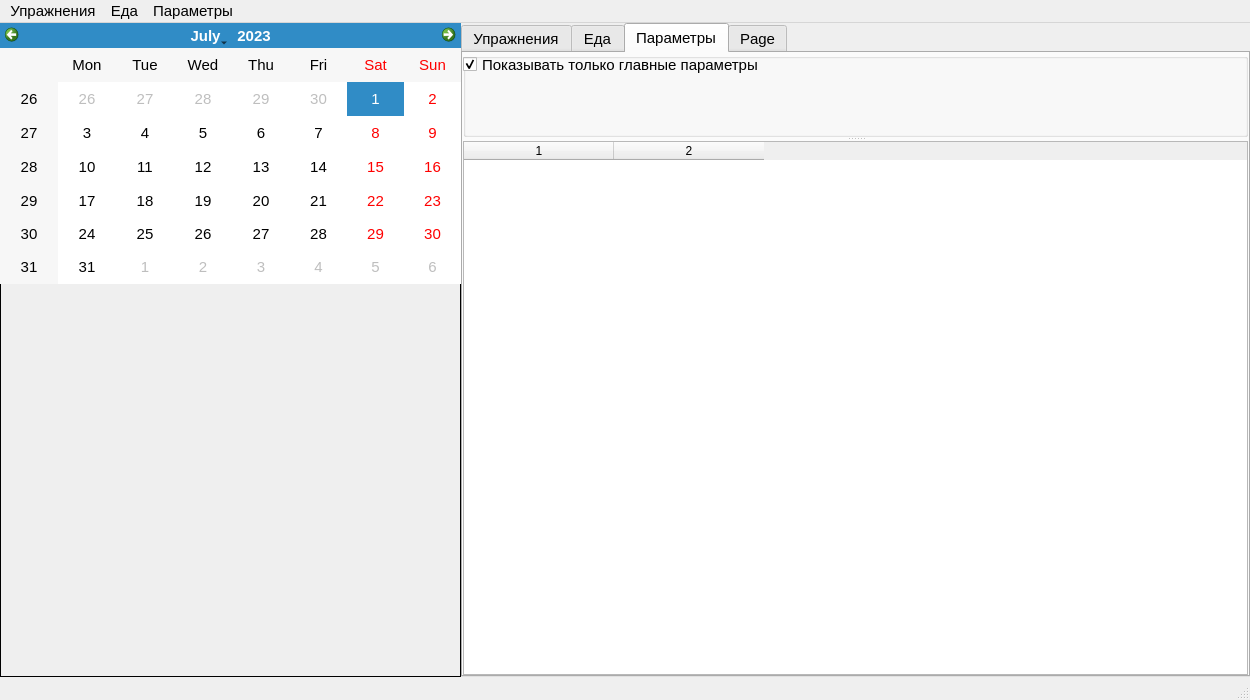
<?xml version="1.0" encoding="UTF-8"?>
<ui version="4.0">
 <class>MainWindow</class>
 <widget class="QMainWindow" name="MainWindow">
  <property name="geometry">
   <rect>
    <x>0</x>
    <y>0</y>
    <width>1250</width>
    <height>700</height>
   </rect>
  </property>
  <property name="font">
   <font>
    <pointsize>11</pointsize>
   </font>
  </property>
  <property name="windowTitle">
   <string>Дневник</string>
  </property>
  <property name="animated">
   <bool>false</bool>
  </property>
  <widget class="QWidget" name="centralwidget">
   <layout class="QHBoxLayout" name="horizontalLayout">
    <property name="spacing">
     <number>0</number>
    </property>
    <property name="leftMargin">
     <number>0</number>
    </property>
    <property name="topMargin">
     <number>0</number>
    </property>
    <property name="rightMargin">
     <number>0</number>
    </property>
    <property name="bottomMargin">
     <number>0</number>
    </property>
    <item>
     <widget class="QFrame" name="frameLeft">
      <property name="minimumSize">
       <size>
        <width>461</width>
        <height>0</height>
       </size>
      </property>
      <property name="frameShape">
       <enum>QFrame::Panel</enum>
      </property>
      <widget class="QCalendarWidget" name="diaryDate">
       <property name="geometry">
        <rect>
         <x>0</x>
         <y>0</y>
         <width>461</width>
         <height>261</height>
        </rect>
       </property>
       <property name="selectedDate">
        <date>
         <year>2023</year>
         <month>7</month>
         <day>1</day>
        </date>
       </property>
       <property name="gridVisible">
        <bool>false</bool>
       </property>
      </widget>
     </widget>
    </item>
    <item>
     <widget class="QTabWidget" name="tabsRegistered">
      <property name="currentIndex">
       <number>2</number>
      </property>
      <widget class="QSplitter" name="tabExercises">
       <property name="sizePolicy">
        <sizepolicy hsizetype="Expanding" vsizetype="Expanding">
         <horstretch>0</horstretch>
         <verstretch>0</verstretch>
        </sizepolicy>
       </property>
       <property name="orientation">
        <enum>Qt::Vertical</enum>
       </property>
       <property name="opaqueResize">
        <bool>true</bool>
       </property>
       <property name="childrenCollapsible">
        <bool>false</bool>
       </property>
       <attribute name="title">
        <string>Упражнения</string>
       </attribute>
       <widget class="QTableWidget" name="tableExcercises">
        <property name="sizePolicy">
         <sizepolicy hsizetype="Preferred" vsizetype="Preferred">
          <horstretch>0</horstretch>
          <verstretch>0</verstretch>
         </sizepolicy>
        </property>
        <property name="editTriggers">
         <set>QAbstractItemView::NoEditTriggers</set>
        </property>
        <property name="alternatingRowColors">
         <bool>true</bool>
        </property>
        <property name="selectionMode">
         <enum>QAbstractItemView::SingleSelection</enum>
        </property>
        <property name="selectionBehavior">
         <enum>QAbstractItemView::SelectRows</enum>
        </property>
        <property name="showGrid">
         <bool>true</bool>
        </property>
        <property name="columnCount">
         <number>3</number>
        </property>
        <attribute name="horizontalHeaderDefaultSectionSize">
         <number>150</number>
        </attribute>
        <attribute name="horizontalHeaderHighlightSections">
         <bool>false</bool>
        </attribute>
        <attribute name="verticalHeaderVisible">
         <bool>false</bool>
        </attribute>
        <attribute name="verticalHeaderDefaultSectionSize">
         <number>24</number>
        </attribute>
        <attribute name="verticalHeaderHighlightSections">
         <bool>false</bool>
        </attribute>
        <column/>
        <column/>
        <column/>
       </widget>
       <widget class="QLabel" name="totalExercises">
        <property name="minimumSize">
         <size>
          <width>0</width>
          <height>18</height>
         </size>
        </property>
        <property name="maximumSize">
         <size>
          <width>16777215</width>
          <height>18</height>
         </size>
        </property>
        <property name="frameShadow">
         <enum>QFrame::Plain</enum>
        </property>
        <property name="text">
         <string>TextLabel</string>
        </property>
        <property name="textFormat">
         <enum>Qt::PlainText</enum>
        </property>
        <property name="textInteractionFlags">
         <set>Qt::LinksAccessibleByMouse|Qt::TextSelectableByMouse</set>
        </property>
       </widget>
       <widget class="QTableWidget" name="tableExerciseDetails">
        <property name="sizePolicy">
         <sizepolicy hsizetype="Preferred" vsizetype="Preferred">
          <horstretch>0</horstretch>
          <verstretch>0</verstretch>
         </sizepolicy>
        </property>
        <property name="editTriggers">
         <set>QAbstractItemView::NoEditTriggers</set>
        </property>
        <property name="alternatingRowColors">
         <bool>true</bool>
        </property>
        <property name="selectionMode">
         <enum>QAbstractItemView::SingleSelection</enum>
        </property>
        <property name="selectionBehavior">
         <enum>QAbstractItemView::SelectRows</enum>
        </property>
        <property name="columnCount">
         <number>2</number>
        </property>
        <attribute name="horizontalHeaderDefaultSectionSize">
         <number>150</number>
        </attribute>
        <attribute name="verticalHeaderVisible">
         <bool>false</bool>
        </attribute>
        <attribute name="verticalHeaderDefaultSectionSize">
         <number>24</number>
        </attribute>
        <attribute name="verticalHeaderHighlightSections">
         <bool>false</bool>
        </attribute>
        <column/>
        <column/>
       </widget>
       <widget class="QLabel" name="totalTime">
        <property name="enabled">
         <bool>true</bool>
        </property>
        <property name="minimumSize">
         <size>
          <width>18</width>
          <height>0</height>
         </size>
        </property>
        <property name="text">
         <string>TextLabel</string>
        </property>
        <property name="alignment">
         <set>Qt::AlignLeading|Qt::AlignLeft|Qt::AlignVCenter</set>
        </property>
       </widget>
      </widget>
      <widget class="QSplitter" name="tabFood">
       <property name="sizePolicy">
        <sizepolicy hsizetype="Expanding" vsizetype="Expanding">
         <horstretch>0</horstretch>
         <verstretch>0</verstretch>
        </sizepolicy>
       </property>
       <property name="orientation">
        <enum>Qt::Vertical</enum>
       </property>
       <property name="childrenCollapsible">
        <bool>false</bool>
       </property>
       <attribute name="title">
        <string>Еда</string>
       </attribute>
       <widget class="QTableWidget" name="tableFoodIncome">
        <property name="minimumSize">
         <size>
          <width>150</width>
          <height>0</height>
         </size>
        </property>
        <property name="editTriggers">
         <set>QAbstractItemView::NoEditTriggers</set>
        </property>
        <property name="alternatingRowColors">
         <bool>true</bool>
        </property>
        <property name="selectionMode">
         <enum>QAbstractItemView::SingleSelection</enum>
        </property>
        <property name="selectionBehavior">
         <enum>QAbstractItemView::SelectRows</enum>
        </property>
        <property name="showGrid">
         <bool>true</bool>
        </property>
        <property name="columnCount">
         <number>2</number>
        </property>
        <attribute name="horizontalHeaderDefaultSectionSize">
         <number>150</number>
        </attribute>
        <attribute name="horizontalHeaderHighlightSections">
         <bool>false</bool>
        </attribute>
        <attribute name="verticalHeaderVisible">
         <bool>false</bool>
        </attribute>
        <attribute name="verticalHeaderDefaultSectionSize">
         <number>24</number>
        </attribute>
        <attribute name="verticalHeaderHighlightSections">
         <bool>false</bool>
        </attribute>
        <column/>
        <column/>
       </widget>
       <widget class="QTabWidget" name="tabsFoodContent">
        <property name="minimumSize">
         <size>
          <width>0</width>
          <height>150</height>
         </size>
        </property>
        <property name="currentIndex">
         <number>-1</number>
        </property>
       </widget>
      </widget>
      <widget class="QSplitter" name="tabTracking">
       <property name="sizePolicy">
        <sizepolicy hsizetype="Expanding" vsizetype="Expanding">
         <horstretch>0</horstretch>
         <verstretch>0</verstretch>
        </sizepolicy>
       </property>
       <property name="maximumSize">
        <size>
         <width>16777215</width>
         <height>16777215</height>
        </size>
       </property>
       <property name="orientation">
        <enum>Qt::Vertical</enum>
       </property>
       <property name="childrenCollapsible">
        <bool>false</bool>
       </property>
       <attribute name="title">
        <string>Параметры</string>
       </attribute>
       <widget class="QGroupBox" name="groupBox">
        <property name="minimumSize">
         <size>
          <width>0</width>
          <height>20</height>
         </size>
        </property>
        <widget class="QCheckBox" name="chkShowNonMainParameters">
         <property name="geometry">
          <rect>
           <x>0</x>
           <y>0</y>
           <width>341</width>
           <height>23</height>
          </rect>
         </property>
         <property name="sizePolicy">
          <sizepolicy hsizetype="Minimum" vsizetype="Minimum">
           <horstretch>0</horstretch>
           <verstretch>0</verstretch>
          </sizepolicy>
         </property>
         <property name="text">
          <string>Показывать только главные параметры</string>
         </property>
         <property name="checked">
          <bool>true</bool>
         </property>
        </widget>
       </widget>
       <widget class="QTableWidget" name="tableParameter">
        <property name="minimumSize">
         <size>
          <width>150</width>
          <height>0</height>
         </size>
        </property>
        <property name="editTriggers">
         <set>QAbstractItemView::NoEditTriggers</set>
        </property>
        <property name="alternatingRowColors">
         <bool>true</bool>
        </property>
        <property name="selectionMode">
         <enum>QAbstractItemView::SingleSelection</enum>
        </property>
        <property name="selectionBehavior">
         <enum>QAbstractItemView::SelectRows</enum>
        </property>
        <property name="showGrid">
         <bool>true</bool>
        </property>
        <property name="columnCount">
         <number>2</number>
        </property>
        <attribute name="horizontalHeaderDefaultSectionSize">
         <number>150</number>
        </attribute>
        <attribute name="horizontalHeaderHighlightSections">
         <bool>false</bool>
        </attribute>
        <attribute name="verticalHeaderVisible">
         <bool>false</bool>
        </attribute>
        <attribute name="verticalHeaderDefaultSectionSize">
         <number>24</number>
        </attribute>
        <attribute name="verticalHeaderHighlightSections">
         <bool>false</bool>
        </attribute>
        <column/>
        <column/>
       </widget>
      </widget>
      <widget class="QSplitter" name="tabNotes">
       <property name="orientation">
        <enum>Qt::Horizontal</enum>
       </property>
       <attribute name="title">
        <string>Page</string>
       </attribute>
      </widget>
     </widget>
    </item>
   </layout>
  </widget>
  <widget class="QMenuBar" name="menubar">
   <property name="geometry">
    <rect>
     <x>0</x>
     <y>0</y>
     <width>1250</width>
     <height>26</height>
    </rect>
   </property>
   <widget class="QMenu" name="menuFile">
    <property name="title">
     <string>Упражнения</string>
    </property>
    <addaction name="actionAddExercise"/>
   </widget>
   <widget class="QMenu" name="menu">
    <property name="title">
     <string>Еда</string>
    </property>
    <addaction name="actionAddFoodIntake"/>
   </widget>
   <widget class="QMenu" name="menuParameters">
    <property name="title">
     <string>Параметры</string>
    </property>
    <addaction name="actionAddParameter"/>
   </widget>
   <addaction name="menuFile"/>
   <addaction name="menu"/>
   <addaction name="menuParameters"/>
  </widget>
  <widget class="QStatusBar" name="statusbar"/>
  <action name="actionAddExercise">
   <property name="text">
    <string>Добавить упражнение</string>
   </property>
   <property name="shortcut">
    <string>Ctrl+E</string>
   </property>
   <property name="shortcutContext">
    <enum>Qt::ApplicationShortcut</enum>
   </property>
  </action>
  <action name="actionAddFoodIntake">
   <property name="text">
    <string>Добавить прием пищи</string>
   </property>
   <property name="shortcut">
    <string>Ctrl+F</string>
   </property>
   <property name="shortcutContext">
    <enum>Qt::ApplicationShortcut</enum>
   </property>
  </action>
  <action name="actionAddParameter">
   <property name="text">
    <string>Добавить значение параметра</string>
   </property>
   <property name="shortcut">
    <string>Ctrl+P</string>
   </property>
   <property name="shortcutContext">
    <enum>Qt::ApplicationShortcut</enum>
   </property>
  </action>
 </widget>
 <resources/>
 <connections>
  <connection>
   <sender>diaryDate</sender>
   <signal>clicked(QDate)</signal>
   <receiver>MainWindow</receiver>
   <slot>dateChanged(QDate)</slot>
   <hints>
    <hint type="sourcelabel">
     <x>123</x>
     <y>102</y>
    </hint>
    <hint type="destinationlabel">
     <x>524</x>
     <y>299</y>
    </hint>
   </hints>
  </connection>
  <connection>
   <sender>tableExcercises</sender>
   <signal>itemSelectionChanged()</signal>
   <receiver>MainWindow</receiver>
   <slot>exerciseSelectionChanged()</slot>
   <hints>
    <hint type="sourcelabel">
     <x>648</x>
     <y>296</y>
    </hint>
    <hint type="destinationlabel">
     <x>524</x>
     <y>299</y>
    </hint>
   </hints>
  </connection>
  <connection>
   <sender>actionAddExercise</sender>
   <signal>triggered()</signal>
   <receiver>MainWindow</receiver>
   <slot>onAddExecise()</slot>
   <hints>
    <hint type="sourcelabel">
     <x>-1</x>
     <y>-1</y>
    </hint>
    <hint type="destinationlabel">
     <x>524</x>
     <y>299</y>
    </hint>
   </hints>
  </connection>
  <connection>
   <sender>tableFoodIncome</sender>
   <signal>itemSelectionChanged()</signal>
   <receiver>MainWindow</receiver>
   <slot>foodSelectionChanged()</slot>
   <hints>
    <hint type="sourcelabel">
     <x>648</x>
     <y>183</y>
    </hint>
    <hint type="destinationlabel">
     <x>524</x>
     <y>299</y>
    </hint>
   </hints>
  </connection>
  <connection>
   <sender>actionAddFoodIntake</sender>
   <signal>triggered()</signal>
   <receiver>MainWindow</receiver>
   <slot>onAddFoodIntake()</slot>
   <hints>
    <hint type="sourcelabel">
     <x>-1</x>
     <y>-1</y>
    </hint>
    <hint type="destinationlabel">
     <x>524</x>
     <y>299</y>
    </hint>
   </hints>
  </connection>
  <connection>
   <sender>tableFoodIncome</sender>
   <signal>cellDoubleClicked(int,int)</signal>
   <receiver>MainWindow</receiver>
   <slot>onEditFoodIntake(int,int)</slot>
   <hints>
    <hint type="sourcelabel">
     <x>648</x>
     <y>301</y>
    </hint>
    <hint type="destinationlabel">
     <x>524</x>
     <y>299</y>
    </hint>
   </hints>
  </connection>
  <connection>
   <sender>actionAddParameter</sender>
   <signal>triggered()</signal>
   <receiver>MainWindow</receiver>
   <slot>onAddParameter()</slot>
   <hints>
    <hint type="sourcelabel">
     <x>-1</x>
     <y>-1</y>
    </hint>
    <hint type="destinationlabel">
     <x>624</x>
     <y>349</y>
    </hint>
   </hints>
  </connection>
  <connection>
   <sender>chkShowNonMainParameters</sender>
   <signal>stateChanged(int)</signal>
   <receiver>MainWindow</receiver>
   <slot>parameterVisibilityChanged()</slot>
   <hints>
    <hint type="sourcelabel">
     <x>633</x>
     <y>69</y>
    </hint>
    <hint type="destinationlabel">
     <x>624</x>
     <y>349</y>
    </hint>
   </hints>
  </connection>
 </connections>
 <slots>
  <slot>dateChanged(QDate)</slot>
  <slot>exerciseSelectionChanged()</slot>
  <slot>onAddExecise()</slot>
  <slot>foodSelectionChanged()</slot>
  <slot>parameterVisibilityChanged()</slot>
  <slot>onAddFoodIntake()</slot>
  <slot>onEditFoodIntake(int,int)</slot>
  <slot>onAddParameter()</slot>
 </slots>
</ui>
